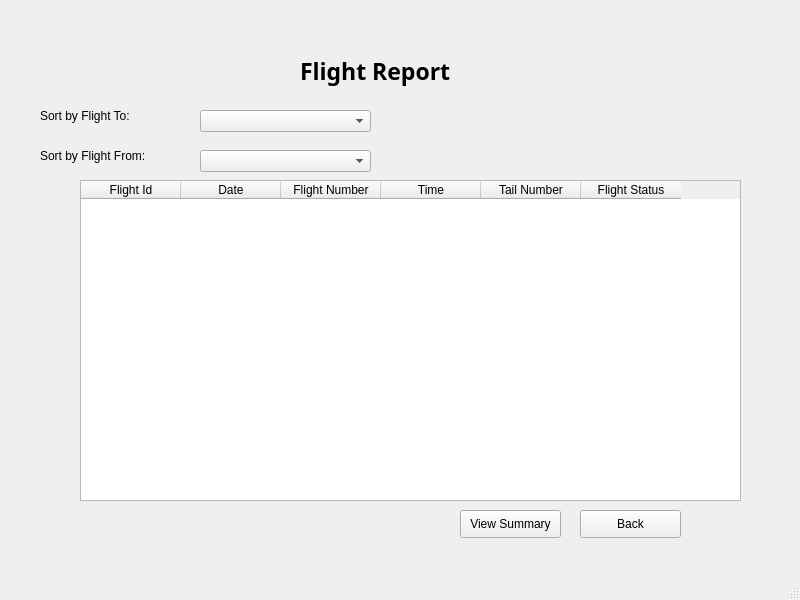
<?xml version="1.0" encoding="UTF-8"?>
<ui version="4.0">
 <class>MainWindow</class>
 <widget class="QMainWindow" name="MainWindow">
  <property name="geometry">
   <rect>
    <x>0</x>
    <y>0</y>
    <width>800</width>
    <height>600</height>
   </rect>
  </property>
  <property name="windowTitle">
   <string>MainWindow</string>
  </property>
  <widget class="QWidget" name="centralwidget">
   <widget class="QLabel" name="label_4">
    <property name="geometry">
     <rect>
      <x>300</x>
      <y>40</y>
      <width>221</width>
      <height>61</height>
     </rect>
    </property>
    <property name="font">
     <font>
      <family>Berlin Sans FB Demi</family>
      <pointsize>17</pointsize>
      <weight>75</weight>
      <bold>true</bold>
     </font>
    </property>
    <property name="text">
     <string>Flight Report</string>
    </property>
   </widget>
   <widget class="QLabel" name="label">
    <property name="geometry">
     <rect>
      <x>40</x>
      <y>100</y>
      <width>151</width>
      <height>31</height>
     </rect>
    </property>
    <property name="font">
     <font>
      <pointsize>9</pointsize>
     </font>
    </property>
    <property name="text">
     <string>Sort by Flight To:</string>
    </property>
   </widget>
   <widget class="QComboBox" name="comboBox">
    <property name="geometry">
     <rect>
      <x>200</x>
      <y>110</y>
      <width>171</width>
      <height>22</height>
     </rect>
    </property>
   </widget>
   <widget class="QTableWidget" name="tableWidget">
    <property name="geometry">
     <rect>
      <x>80</x>
      <y>180</y>
      <width>661</width>
      <height>321</height>
     </rect>
    </property>
    <column>
     <property name="text">
      <string>Flight Id</string>
     </property>
    </column>
    <column>
     <property name="text">
      <string>Date</string>
     </property>
    </column>
    <column>
     <property name="text">
      <string>Flight Number</string>
     </property>
    </column>
    <column>
     <property name="text">
      <string>Time</string>
     </property>
    </column>
    <column>
     <property name="text">
      <string>Tail Number</string>
     </property>
    </column>
    <column>
     <property name="text">
      <string>Flight Status</string>
     </property>
    </column>
   </widget>
   <widget class="QPushButton" name="pushButton">
    <property name="geometry">
     <rect>
      <x>460</x>
      <y>510</y>
      <width>101</width>
      <height>28</height>
     </rect>
    </property>
    <property name="text">
     <string>View Summary</string>
    </property>
   </widget>
   <widget class="QPushButton" name="pushButton_2">
    <property name="geometry">
     <rect>
      <x>580</x>
      <y>510</y>
      <width>101</width>
      <height>28</height>
     </rect>
    </property>
    <property name="text">
     <string>Back</string>
    </property>
   </widget>
   <widget class="QLabel" name="label_2">
    <property name="geometry">
     <rect>
      <x>40</x>
      <y>140</y>
      <width>151</width>
      <height>31</height>
     </rect>
    </property>
    <property name="font">
     <font>
      <pointsize>9</pointsize>
     </font>
    </property>
    <property name="text">
     <string>Sort by Flight From:</string>
    </property>
   </widget>
   <widget class="QComboBox" name="comboBox_2">
    <property name="geometry">
     <rect>
      <x>200</x>
      <y>150</y>
      <width>171</width>
      <height>22</height>
     </rect>
    </property>
   </widget>
  </widget>
  <widget class="QMenuBar" name="menubar">
   <property name="geometry">
    <rect>
     <x>0</x>
     <y>0</y>
     <width>800</width>
     <height>26</height>
    </rect>
   </property>
  </widget>
  <widget class="QStatusBar" name="statusbar"/>
 </widget>
 <resources/>
 <connections/>
</ui>
